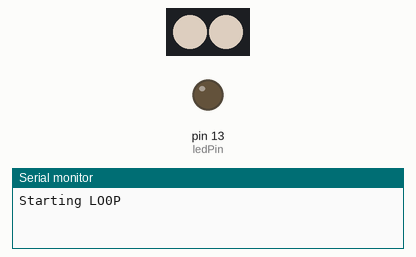
Bench run of a sketch on a simulated Arduino Uno, built with avr-gcc and run on an emulated ATmega328P. Shown: 2 RGB LEDs in strip order, left to right, output pins drawn as LEDs (lit = HIGH), the last lines printed to the serial monitor. Dim RGB values are drawn brighter than linear.

Above: at 0.5 s.
At 5.0 s:
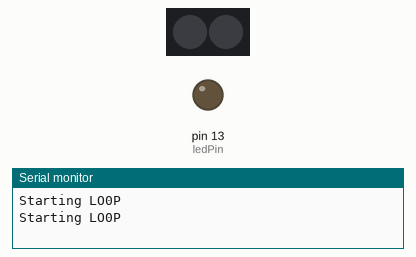
Timing chart, 0 to 6.9 s (numbered marks = the images above):
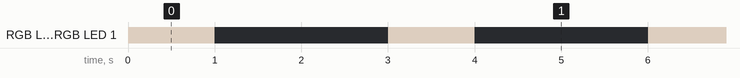

The sketch:

blink.ino
```cpp
// running this on an mCore board
#include <MeMCore.h>

// flag
const int messLen = 15;
char m[] = "CSC{bl!nkBL1nk}";

// transmit function declared in module.S
extern "C" void transmit();

/******************* Global Declarations *******************************/

// Onboard LED port/slot definitions
const int PORT = 7;
const int SLOT = 2;

// LED Control settings
const int BOTH_LEDS = 0;
const int RIGHT_LED = 1;
const int LEFT_LED  = 2;

// The led that'll blink
const int ledPin = 13;

// Declare the MeRGLed object
MeRGBLed onboardLEDs(PORT, SLOT);

// helper function to control the RGB leds on the mCore
void updateLED(int led, int red, int green, int blue) {
  onboardLEDs.setColor(led, red, green, blue);
  onboardLEDs.show();
}

void setup() {
  // set the color of the RGB leds to black (off)
  updateLED(BOTH_LEDS, 0, 0, 0);

  // enable the internal led that'll carry the message
  pinMode(ledPin, OUTPUT);
  digitalWrite(ledPin, LOW);
  Serial.begin(9600);
}

void signalStartMessage() {
  updateLED(BOTH_LEDS, 150, 140, 130);
  delay(1000);
  updateLED(BOTH_LEDS, 0, 0, 0);
  delay(1000);
}

void loop() {
    Serial.println("Starting LO0P");

    // turn on the RGB leds once to signal the start of the message
    signalStartMessage();

    // transmit the message
    transmit();

    delay(1000);

    // restore the message for the loop
    strncpy(m, "CSC{bl!nkBL1nk}",  messLen);
}
```

Measured:
- by itself, RGB LED 0, RGB LED 1: alternates RGB(150, 140, 130) for 1.0 s and off for 2.0 s
